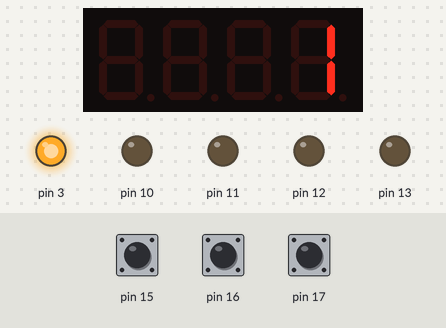
Recording of a sketch running on a simulated Arduino Uno, built with avr-gcc and run on an emulated ATmega328P. On the bench: 4-digit seven-segment display, output pins drawn as LEDs (lit = HIGH). The inputs (shaded band) are chosen by the test bench; at power-on: pin 15 HIGH, pin 16 HIGH, pin 17 HIGH.

Above: at 2.1 s.
4.3 s: pin 15 pulled LOW for 0.15 s
At 4.55 s:
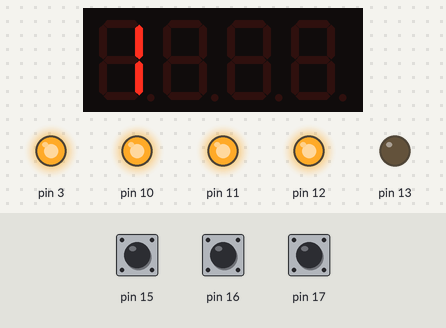
5.0 s: pin 16 pulled LOW for 0.15 s
At 5.6 s:
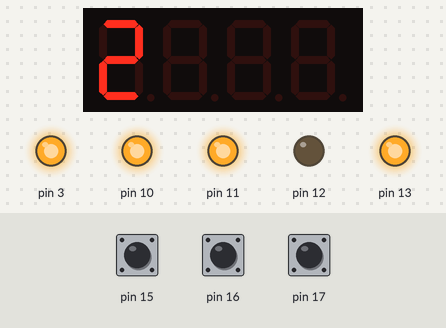
6.6 s: pin 17 pulled LOW for 0.15 s
At 7.7 s:
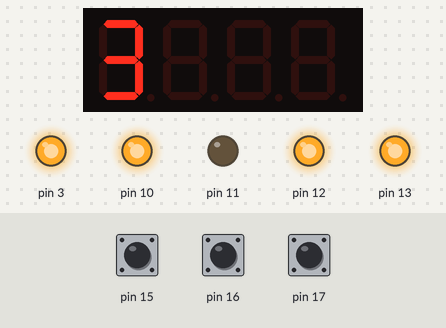
8.2 s: pin 15 pulled LOW for 1 s
At 8.9 s:
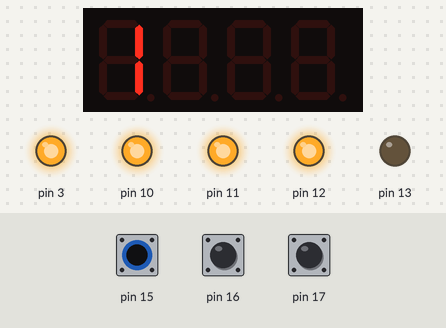
10.7 s: pin 16 pulled LOW for 1 s
At 12.0 s:
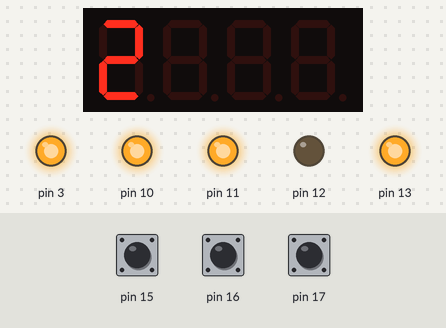
Timing chart, 0 to 13.7 s (numbered marks = the images above; inputs shaded):
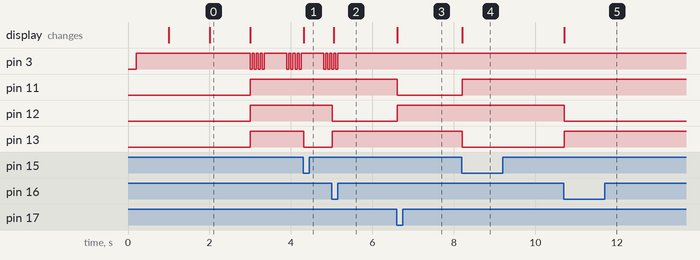

Measured:
- after the input at 4.3 s, pin 13: HIGH → LOW at once; the display: changes at once (image 1)
- after the input at 5.0 s, pin 12: HIGH → LOW at once; pin 13: LOW → HIGH at once; the display: changes after 0.05 s (image 2)
- after the input at 6.6 s, pin 11: HIGH → LOW at once; pin 12: LOW → HIGH at once; the display: changes at once (image 3)
- after the input at 8.2 s, pin 11: LOW → HIGH at once; pin 13: HIGH → LOW at once; the display: changes at once (image 4)
- after the input at 10.7 s, pin 12: HIGH → LOW at once; pin 13: LOW → HIGH at once; the display: changes at once (image 5)
- by itself, pin 3: alternates HIGH for 0.05 s and LOW for 0.05 s, 4 changes in all, then stays HIGH
- what the display in image 0 shows lasts 1.0 s, from 2.0 s to 3.0 s

The sketch:

Multishield.ino
```cpp
#include <TimerOne.h>
#include <Wire.h>
#include <MultiFuncShield.h>

void setup()
{
  Timer1.initialize();
  MFS.initialize(&Timer1); // initialize multi-function shield library
  // Beep control is performed in the background, i.e. beep() is non blocking.
  // short beep for 200 milliseconds
  MFS.beep();
  //Light all LEDs
  MFS.writeLeds(LED_ALL, ON);

  for (int i = 3; i >= 1; i--)
  {
  //Show the result the Display
  MFS.write(i);
  delay(1000);
}
  MFS.write("");
  MFS.writeLeds(LED_ALL, OFF);

  // 4 short beeps, repeated 3 times.
  MFS.beep(5, // beep for 50 milliseconds
          5, // silent for 50 milliseconds
          4, // repeat above cycle 4 times
          3, // loop 3 times
          50 // wait 500 milliseconds between loop
          );
}

void loop() {
//Read the buttons
byte btn = MFS.getButton();
//Present the results
  if (btn == BUTTON_1_PRESSED)
  {
    MFS.write("1");
    MFS.writeLeds(LED_1, ON);
    MFS.writeLeds(LED_2, OFF);
    MFS.writeLeds(LED_3, OFF);
  }
  if (btn == BUTTON_2_PRESSED)
  {
    MFS.write("2");
    MFS.writeLeds(LED_1, OFF);
    MFS.writeLeds(LED_2, ON);
    MFS.writeLeds(LED_3, OFF);
  }
  if (btn == BUTTON_3_PRESSED)
  {
    MFS.write("3");
    MFS.writeLeds(LED_1, OFF);
    MFS.writeLeds(LED_2, OFF);
    MFS.writeLeds(LED_3, ON);
  }
}


 
```
